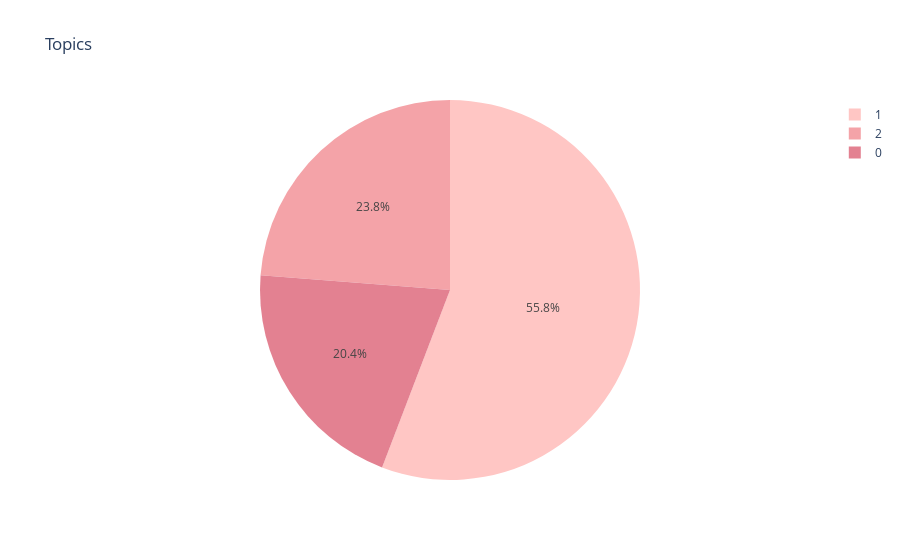

This figure's notebook cell:
### Code cell
import plotly.express as px

fig = px.pie(df_dominant_topic, names='Dominant_Topic',  title='Topics', color_discrete_sequence=px.colors.sequential.Burg)
fig.show()

### Figure 1 — Plotly figure (JSON) as saved in the notebook; plotly's stock layout.template omitted (floating-point values rounded to 4 significant figures; data arrays with more than 128 entries replaced by an {"elided": "..."} marker saying what was removed)
{"data": [{"domain": {"x": [0.0, 1.0], "y": [0.0, 1.0]}, "hovertemplate": "Dominant_Topic=%{label}<extra></extra>", "labels": {"elided": "20491 int values"}, "legendgroup": "", "name": "", "showlegend": true, "type": "pie"}], "layout": {"legend": {"tracegroupgap": 0}, "title": {"text": "Topics"}, "piecolorway": ["rgb(255, 198, 196)", "rgb(244, 163, 168)", "rgb(227, 129, 145)", "rgb(204, 96, 125)", "rgb(173, 70, 108)", "rgb(139, 48, 88)", "rgb(103, 32, 68)"]}}
